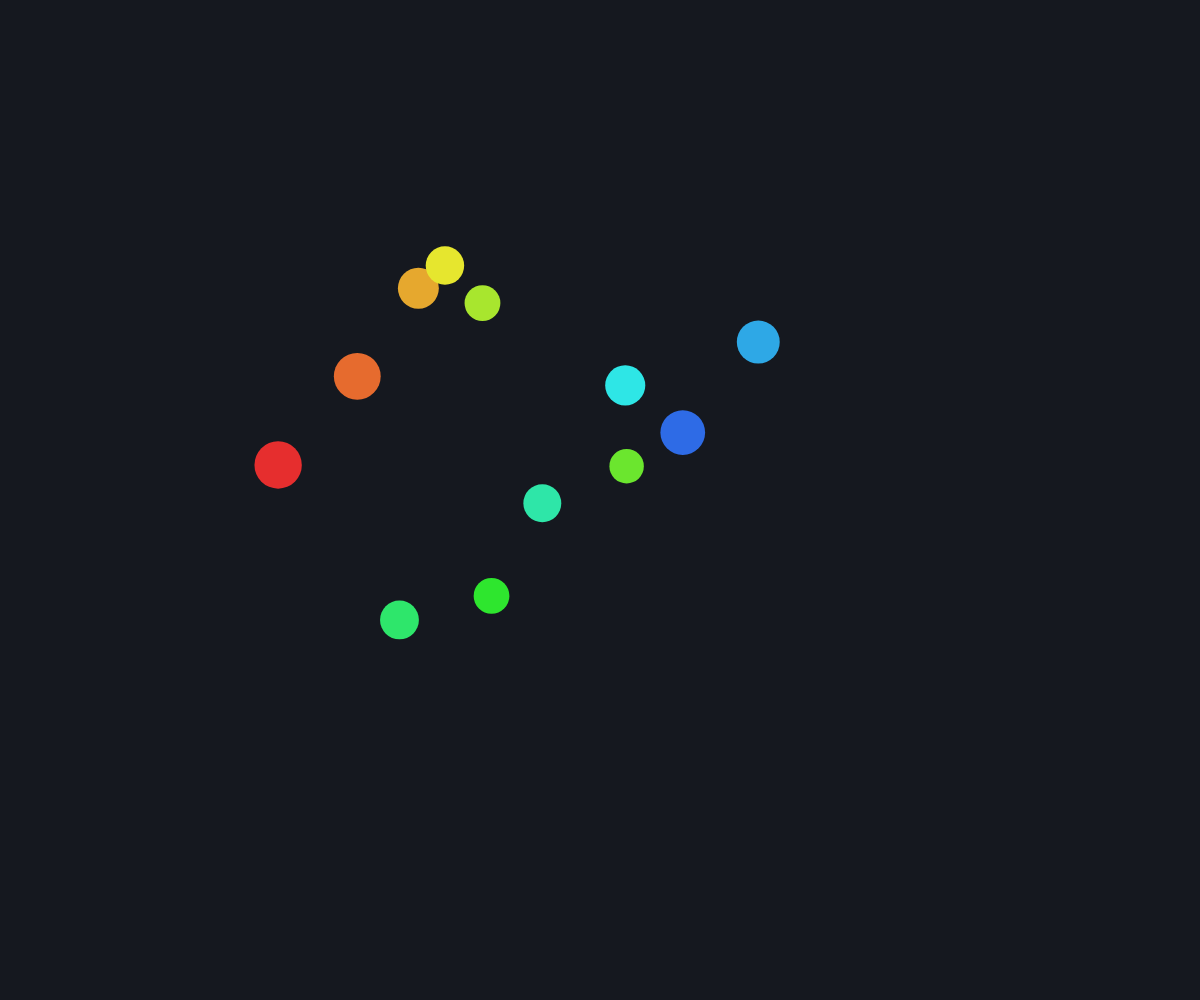
Frame 1 (no input)
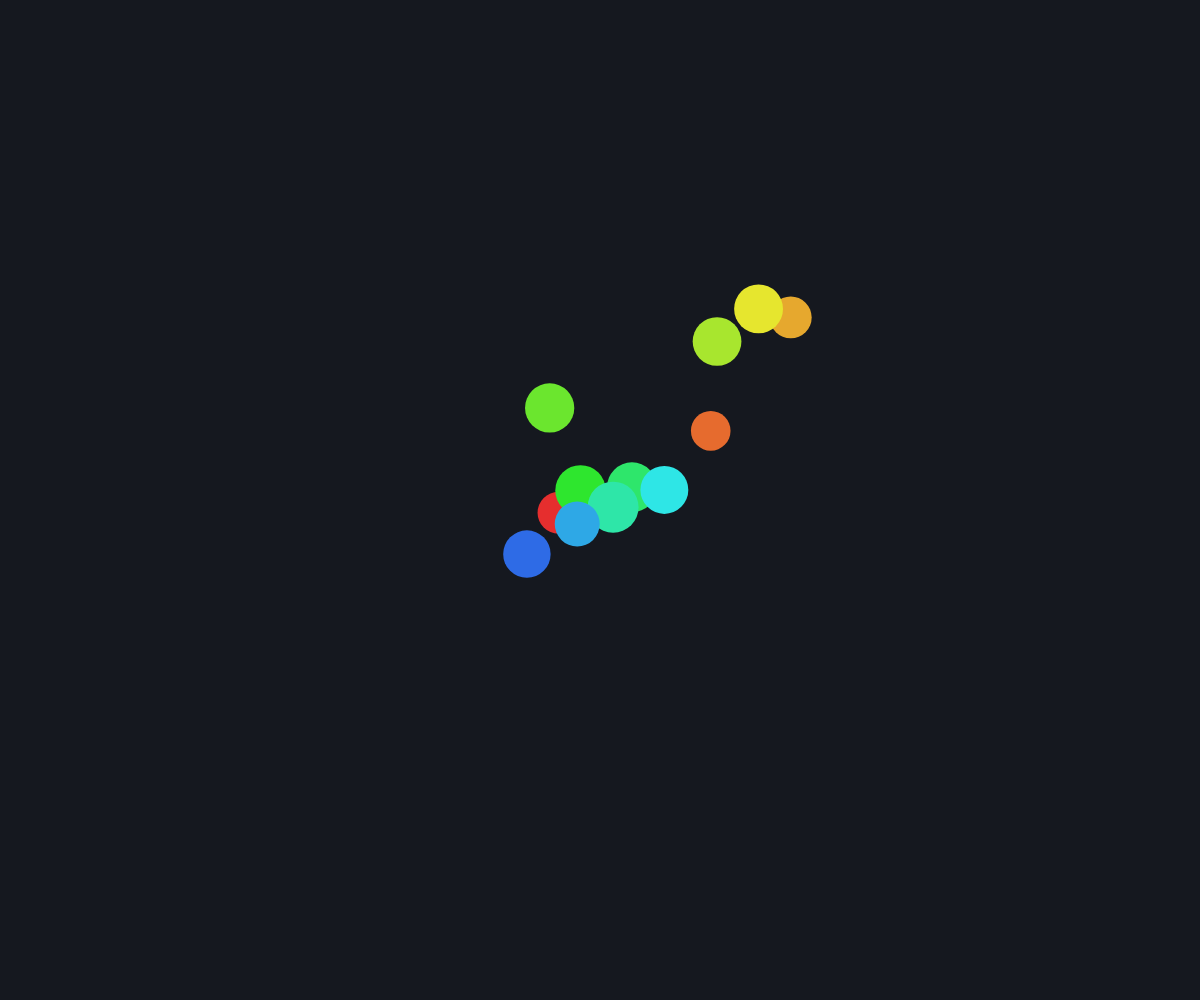
Frame 60 (no input)
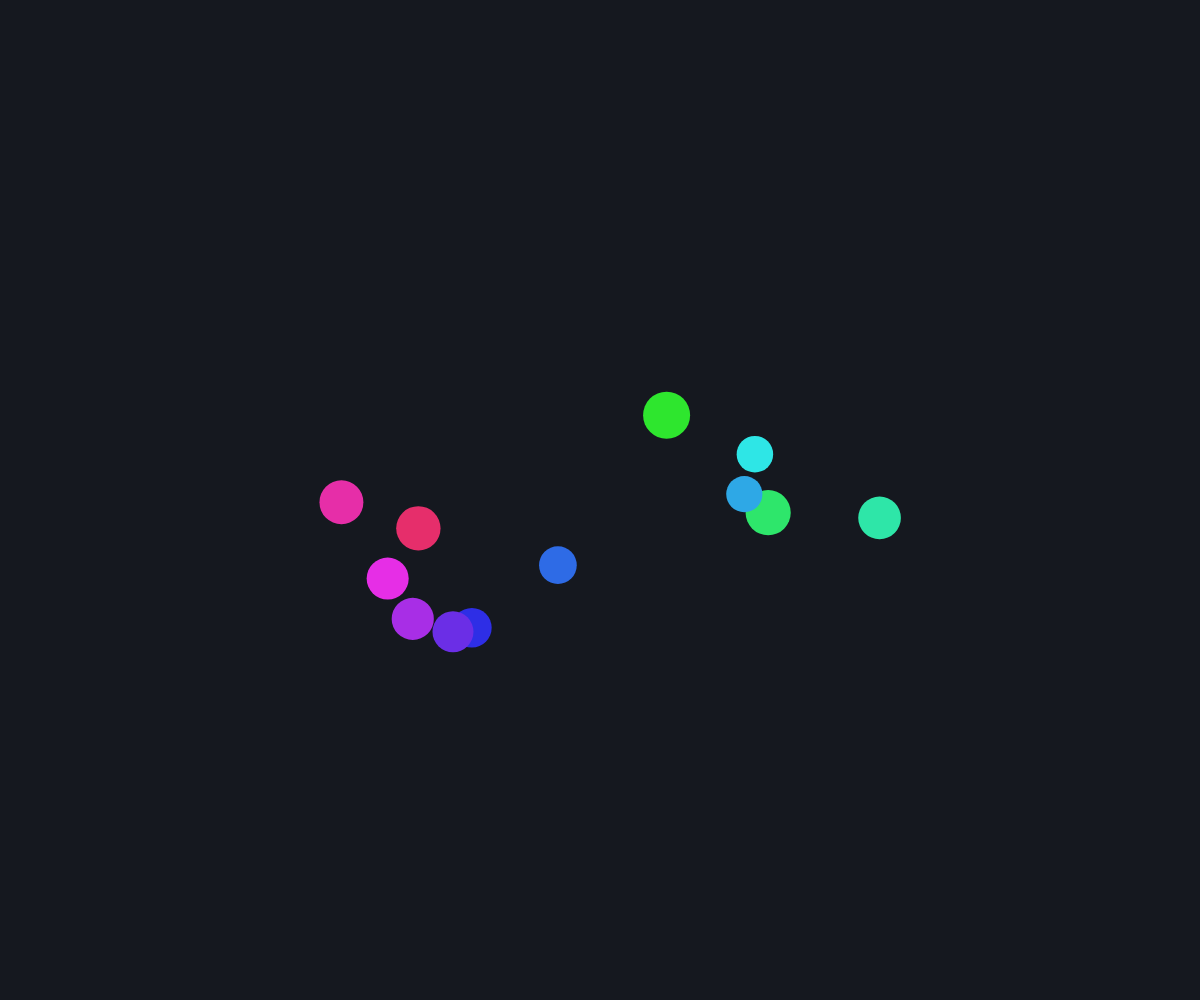
Frame 120 (the mouse pressed at the canvas centre since frame 60)

The p5.js sketch that drew these frames (run headless with seeded random() and noise() and a simulated clock; from frame 60 on, the mouse is pressed at the canvas centre):

// p5.js sketch
// ── sketch.js
// bad-revision-unchanged — good-motion handed back as its own revision, the way
// job 1653 handed back entry 1531 and entry 1574 handed back 1424 with one loop
// bound moved. Every comment here is new, the blank lines and the spacing are
// not good-motion's, and one number changed: one line of code, under the floor
// of five, so `revised` is false while every other check passes.

let hueBase = 0;
let t = 0;

function setup() {
  createCanvas(windowWidth, windowHeight);
  randomSeed(1);
  noiseSeed(1);
  colorMode(HSB, 360, 100, 100);
  noStroke();
}


function draw() {
  background(220, 30, 12);   // a deep night blue
  t += 0.03;                 /* a touch faster */

  for (let i = 0; i < 12; i++) {
    let x = width * noise(i * 0.3, t);
    let y = height * (0.2 + 0.6 * noise(i * 0.3 + 50, t));
    let d = 30 + 30 * noise(i * 0.3 + 100, t);
    fill((hueBase + i * 20) % 360, 80, 90);
    ellipse(x,y,d,d);
  }
}

function mousePressed() {
  // rotate the palette a third of the way round
  hueBase = (hueBase + 120) % 360;
}

function windowResized() {
  resizeCanvas(windowWidth, windowHeight);
}
